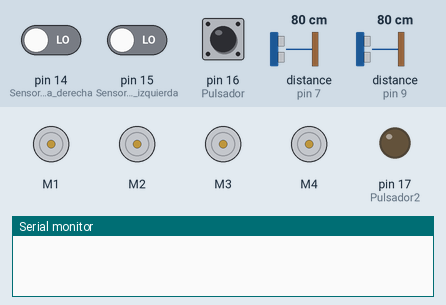
Simulated run of this sketch. Board: Arduino Uno, built with avr-gcc and run on an emulated ATmega328P. Parts: 4 × DC motor (green arrow = forward, orange = backward, longer = faster), output pins drawn as LEDs (lit = HIGH), the last lines printed to the serial monitor. Inputs (shaded band) come from the test bench; at power-on: pin 16 (Pulsador) LOW, pin 14 (Sensor_línea_derecha) LOW, pin 15 (Sensor_línea_izquierda) LOW, distance to the obstacle (sensors on pin 7, pin 9) 80 cm. The echo pulse lasts 58.3 µs per cm; pins used as bus, display or sensor lines are not drawn.

Above: at 1.2 s.
1.3 s: pin 16 (Pulsador) pulled HIGH for 0.15 s
At 1.4 s:
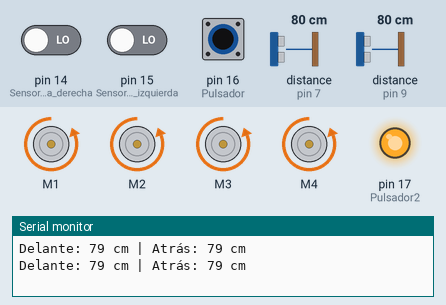
2.9 s: pin 16 (Pulsador) pulled HIGH for 3.2 s
At 6.7 s:
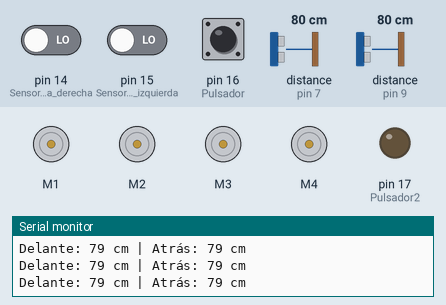
7.6 s: pin 14 (Sensor_línea_derecha) driven HIGH and pin 16 (Pulsador) driven HIGH
At 9.1 s:
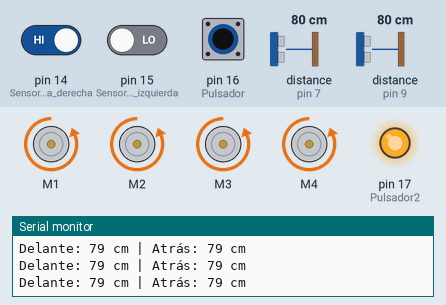
10.6 s: pin 15 (Sensor_línea_izquierda) driven HIGH
At 11.25 s:
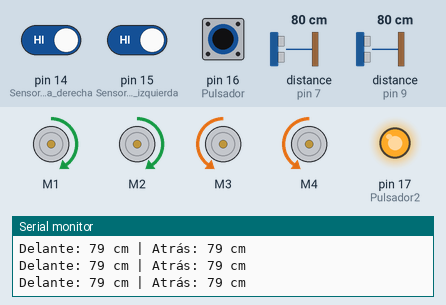
13.6 s: distance to the obstacle (sensor on pin 7) set to 2 cm
16.6 s: pin 14 (Sensor_línea_derecha) driven LOW
Timing chart, 0 to 19.2 s (numbered marks = the images above; inputs shaded):
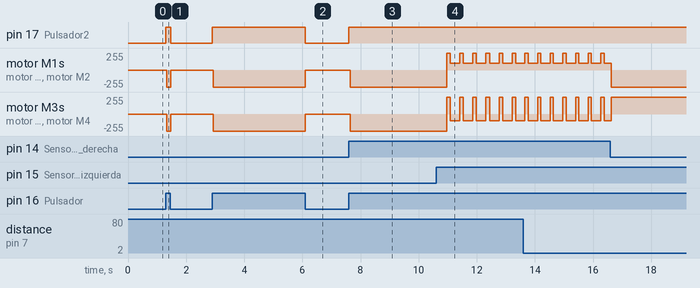

The sketch:

sketch_jun3a.ino
```cpp
#include <AFMotor.h>

#define Pulsador 16
#define Pulsador2 17

// Pines para sensor ultrasónico delantero
const int triggerPinDel = 10;
const int echoPinDel = 9;

// Pines para sensor ultrasónico trasero
const int triggerPinTras = 8;
const int echoPinTras = 7;

long distanciaDel = 0;
long distanciaTras = 0;

int estadoAC = 0;

AF_DCMotor motorA(1);
AF_DCMotor motorB(2);
AF_DCMotor motorC(3);
AF_DCMotor motorD(4);

// Variables para control sin bloqueo
unsigned long actionStartMillis = 0;
int duracionAccion = 0;

enum EstadoMovimiento {
  DETENER,
  AVANZAR,
  GIRAR_IZQUIERDA,
  GIRAR_DERECHA,
  RETROCEDER
};

EstadoMovimiento estadoActual = DETENER;
int velocidadActual = 0;

void setup() {
  Serial.begin(9600);
  pinMode(triggerPinDel, OUTPUT);
  pinMode(echoPinDel, INPUT);
  pinMode(triggerPinTras, OUTPUT);
  pinMode(echoPinTras, INPUT);
  pinMode(14, INPUT);  // Sensor línea derecha
  pinMode(15, INPUT);  // Sensor línea izquierda
  pinMode(Pulsador, INPUT);
  pinMode(Pulsador2, OUTPUT);
}

long medirDistancia(int triggerPin, int echoPin) {
  digitalWrite(triggerPin, LOW);
  delayMicroseconds(2);
  digitalWrite(triggerPin, HIGH);
  delayMicroseconds(10);
  digitalWrite(triggerPin, LOW);
  long duracion = pulseIn(echoPin, HIGH, 30000); // Timeout 30ms para evitar bloqueo
  long distanciaCm = duracion > 0 ? (duracion / 2) / 29.154 : 999; // 999 = no detectado
  return distanciaCm;
}

void avanzar(int velocidad) {
  motorA.setSpeed(velocidad);
  motorA.run(FORWARD);
  motorB.setSpeed(velocidad);
  motorB.run(FORWARD);
  motorC.setSpeed(velocidad);
  motorC.run(FORWARD);
  motorD.setSpeed(velocidad);
  motorD.run(FORWARD);
  velocidadActual = velocidad;
  estadoActual = AVANZAR;
  actionStartMillis = millis();
}

void retroceder(int velocidad) {
  motorA.setSpeed(velocidad);
  motorA.run(BACKWARD);
  motorB.setSpeed(velocidad);
  motorB.run(BACKWARD);
  motorC.setSpeed(velocidad);
  motorC.run(BACKWARD);
  motorD.setSpeed(velocidad);
  motorD.run(BACKWARD);
  velocidadActual = velocidad;
  estadoActual = RETROCEDER;
  actionStartMillis = millis();
}

void girarIzquierda(int velocidad) {
  motorA.setSpeed(velocidad);
  motorA.run(BACKWARD);
  motorB.setSpeed(velocidad);
  motorB.run(BACKWARD);
  motorC.setSpeed(velocidad);
  motorC.run(FORWARD);
  motorD.setSpeed(velocidad);
  motorD.run(FORWARD);
  velocidadActual = velocidad;
  estadoActual = GIRAR_IZQUIERDA;
  actionStartMillis = millis();
}

void girarDerecha(int velocidad) {
  motorA.setSpeed(velocidad);
  motorA.run(FORWARD);
  motorB.setSpeed(velocidad);
  motorB.run(FORWARD);
  motorC.setSpeed(velocidad);
  motorC.run(BACKWARD);
  motorD.setSpeed(velocidad);
  motorD.run(BACKWARD);
  velocidadActual = velocidad;
  estadoActual = GIRAR_DERECHA;
  actionStartMillis = millis();
}

void detener() {
  motorA.setSpeed(0);
  motorA.run(RELEASE);
  motorB.setSpeed(0);
  motorB.run(RELEASE);
  motorC.setSpeed(0);
  motorC.run(RELEASE);
  motorD.setSpeed(0);
  motorD.run(RELEASE);
  estadoActual = DETENER;
  velocidadActual = 0;
}

void loop() {
  estadoAC = digitalRead(Pulsador);

  if (estadoAC == 1) {
    digitalWrite(Pulsador2, HIGH);

    // Leer sensores ultrasónicos uno por uno para evitar interferencia
    distanciaDel = medirDistancia(triggerPinDel, echoPinDel);
    delay(30); // pequeño retardo para evitar interferencia
    distanciaTras = medirDistancia(triggerPinTras, echoPinTras);

    unsigned long currentMillis = millis();

    // Revisar estado actual y duración
    switch (estadoActual) {
      case AVANZAR:
        if (currentMillis - actionStartMillis >= 100) {
          if (distanciaDel > 14) {
            girarDerecha(100);
          } else {
            avanzar(255);
            actionStartMillis = currentMillis;
          }
        }
        break;

      case GIRAR_DERECHA:
        if (currentMillis - actionStartMillis >= 300) {
          avanzar(255);
          actionStartMillis = currentMillis;
        }
        break;

      case RETROCEDER:
        if (currentMillis - actionStartMillis >= duracionAccion) {
          if (!digitalRead(14)) {
            girarIzquierda(255);
            duracionAccion = 600;
          } else if (!digitalRead(15)) {
            girarDerecha(255);
            duracionAccion = 600;
          } else {
            avanzar(255);
            duracionAccion = 0;
          }
          actionStartMillis = currentMillis;
        }
        break;

      case GIRAR_IZQUIERDA:
        if (currentMillis - actionStartMillis >= 600) {
          avanzar(255);
          actionStartMillis = currentMillis;
        }
        break;

      case DETENER:
      default:
        break;
    }

    // Sensores línea para evitar bordes
    if (!digitalRead(14) || !digitalRead(15)) {
      retroceder(255);
      duracionAccion = 400;
      actionStartMillis = currentMillis;
    }

    // También revisar sensor trasero para evitar chocar al retroceder
    if (distanciaTras <= 14 && estadoActual == RETROCEDER) {
      // Si hay obstáculo atrás cuando retrocede, girar para evitar
      girarIzquierda(255);
      duracionAccion = 600;
      actionStartMillis = currentMillis;
    }

    // Si no hay acción, iniciar avanzar o girar según sensor delantero
    if (estadoActual == DETENER) {
      if (distanciaDel <= 14) {
        avanzar(255);
        duracionAccion = 100;
      } else {
        girarDerecha(100);
        duracionAccion = 300;
      }
      actionStartMillis = currentMillis;
    }

    Serial.print("Delante: ");
    Serial.print(distanciaDel);
    Serial.print(" cm | Atrás: ");
    Serial.print(distanciaTras);
    Serial.println(" cm");

  } else {
    digitalWrite(Pulsador2, LOW);
    detener();
  }
}
```

Measured:
- after the input at 1.3 s, pin 17 (Pulsador2): LOW → HIGH at once, → LOW 0.16 s later; motor M1–4: stopped → backward 255/255 at once, → stopped 0.12 s later
- after the input at 2.9 s, pin 17 (Pulsador2): LOW → HIGH at once, → LOW 3.2 s later; motor M1–4: stopped → backward 255/255 at once, → stopped 3.2 s later
- after the input at 7.6 s, pin 17 (Pulsador2): LOW → HIGH at once; motor M1–4: stopped → backward 255/255 at once
- after the input at 10.6 s, motor M1, motor M2: alternates forward 255/255 for 0.12 s and forward 100/255 for 0.33 s, starting after 0.37 s; motor M3, motor M4: alternates forward 255/255 for 0.12 s and backward 100/255 for 0.33 s, starting after 0.37 s
